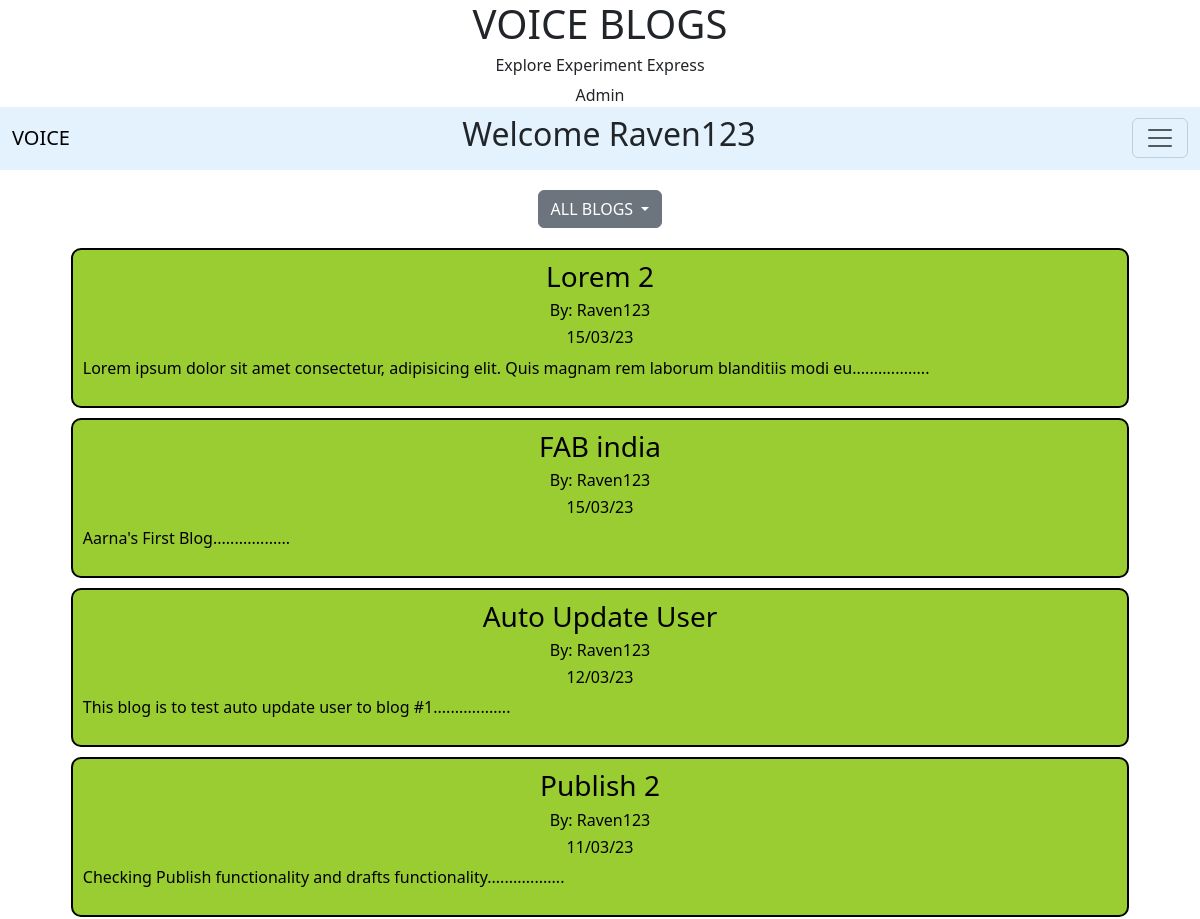
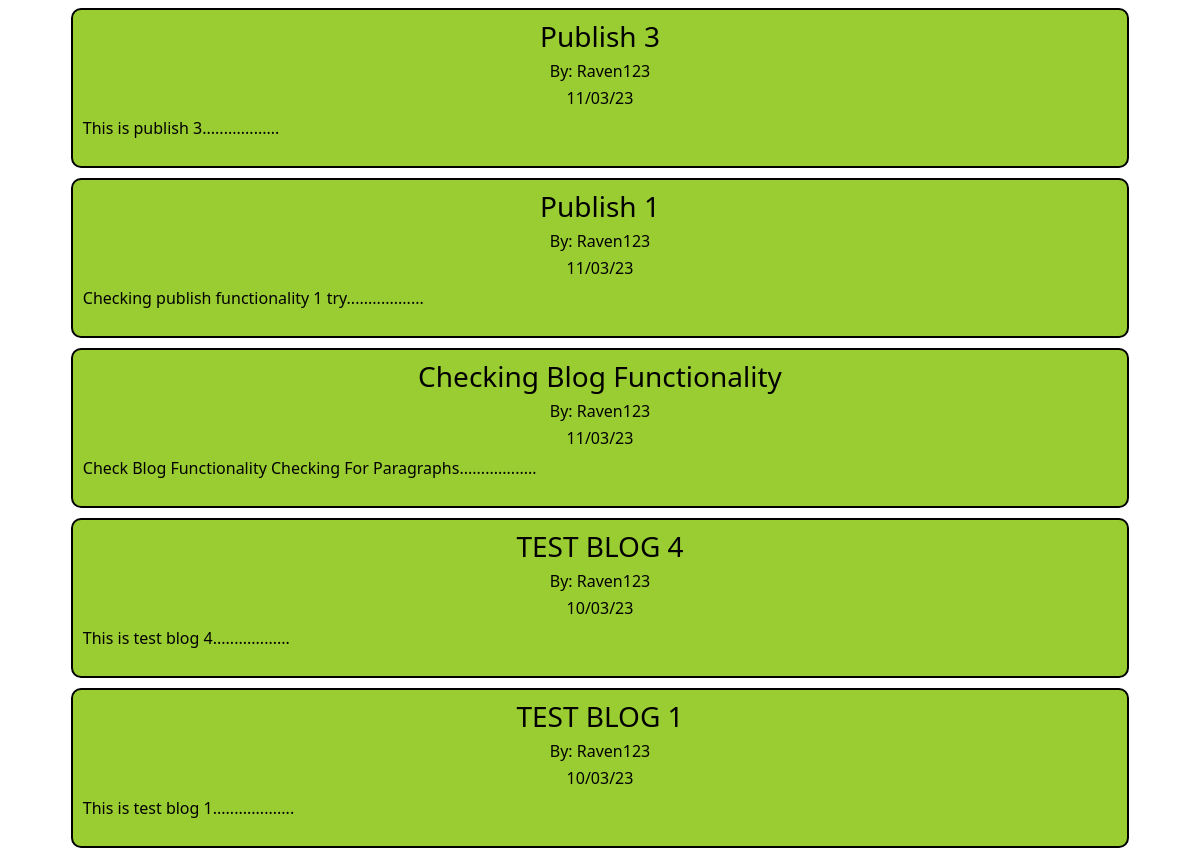
Page /Raven123/myBlogs (signed in) on the committed database (2 pictures, top to bottom).
### user/models.py (models this page shows, shortened)
class Blog(models.Model):
    title = models.CharField(max_length=50)
    content = models.TextField()
    title_tag = models.CharField(max_length=50)
    publish_date = models.DateTimeField(blank=True, null=True)
    author = models.ForeignKey(User, on_delete=models.CASCADE)
    category = models.CharField(max_length=40)
    class Meta:
        ordering = ['-publish_date']

### user/views.py (the view)
# urls.py: path("<str:user>/myBlogs",my_blogs, name='myBlogs'),
@login_required
def my_blogs(request,user):
    author = User.objects.filter(username=user)[0].pk
    blogs = Blog.objects.all().filter(author=author, publish_date__isnull=False)
    return render(request, 'user/myBlogs.html', {'blogs':blogs,'page':'myBlogs','cat_list': Category.objects.all()})

### templates/user/myBlogs.html
<!DOCTYPE html>
{% extends 'main/base.html'%}
{% block body_block %}
    {% include 'main/category_list.html'%}
    {% if blogs %}
        <div class="blog-all container-fluid">
            {% for blog in blogs %}
            <div class="blog container-fluid">
                <a href="{% url 'blog-detail' blog.pk %}">
                    <h3 class="text-center">{{blog.title}}</h3>
                    <h6 class="text-center">By: {{blog.author.username}}</h6>
                    <h6 class="text-center">{{blog.publish_date|date:"d/m/y"}}</h6>
                    <p>{{ blog.content|slice:":100" }}..................</p>
                </a>
            </div>
            {% endfor %}
        </div>
    {% else %}
        <h2 class="text-center" style="margin-top: 20px;">No Blogs Here</h2>
    {% endif %}
{% endblock %}

### templates/main/base.html (shortened to what this page needs)
<!DOCTYPE html>
<html lang="en">
<head>
    <link rel="stylesheet" href="https://cdn.jsdelivr.net/npm/bootstrap@5.3.0-alpha1/dist/css/bootstrap.min.css">
    <link rel="stylesheet" href="/static/css/base.css">
</head>
<body>
  <div class="container text-center">
    <h1>VOICE BLOGS</h1>
    <h6>Explore Experiment Express</h6>
    <a class="nav-link" href="/admin">Admin</a>
  </div>
  <nav class="navbar  sticky-top" style="background-color: #e3f2fd;">
    <div class="container-fluid" >
      <div>
        <a class="navbar-brand" href="{% url 'main:home' %}">VOICE</a>
      </div>
      {% if user.is_authenticated %}
      <div>
        <h2 class="text-center">Welcome {{user.username}}</h2>
      </div>
      {% endif %}
      <button class="navbar-toggler" type="button" data-bs-toggle="offcanvas" data-bs-target="#offcanvasDarkNavbar" aria-controls="offcanvasDarkNavbar">
        <span class="navbar-toggler-icon"></span>
      </button>
    </div>
  </nav>
    {% block body_block%}
    {% endblock%}
</body>
</html>

### static/css/base.css (style rules this page uses)
.blog { border: 2px solid black; border-radius: 10px; background-color: yellowgreen; margin-top: 10px; margin-bottom: 10px; width: 90%; padding: 10px; }
.blog a { text-decoration: none; color: black; }

### rows in the picture
Blog: title "Lorem 2", author.username "Raven123", publish_date "15/03/23", content "Lorem ipsum dolor sit amet consectetur, adipisicing elit. Quis magnam rem laborum blanditiis modi eu"
Blog: title "FAB india", author.username "Raven123", publish_date "15/03/23", content "Aarna's First Blog"
Blog: title "Auto Update User", author.username "Raven123", publish_date "12/03/23", content "This blog is to test auto update user to blog #1"
Blog: title "Publish 2", author.username "Raven123", publish_date "11/03/23", content "Checking Publish functionality and drafts functionality"
Blog: title "Publish 3", author.username "Raven123", publish_date "11/03/23", content "This is publish 3"
Blog: title "Publish 1", author.username "Raven123", publish_date "11/03/23", content "Checking publish functionality 1 try"
Blog: title "Checking Blog Functionality", author.username "Raven123", publish_date "11/03/23", content "Check Blog Functionality Checking For Paragraphs"
Blog: title "TEST BLOG 4", author.username "Raven123", publish_date "10/03/23", content "This is test blog 4"
Blog: title "TEST BLOG 1", author.username "Raven123", publish_date "10/03/23", content "This is test blog 1."

### other values in the picture
{{ user.username }} "Raven123"
